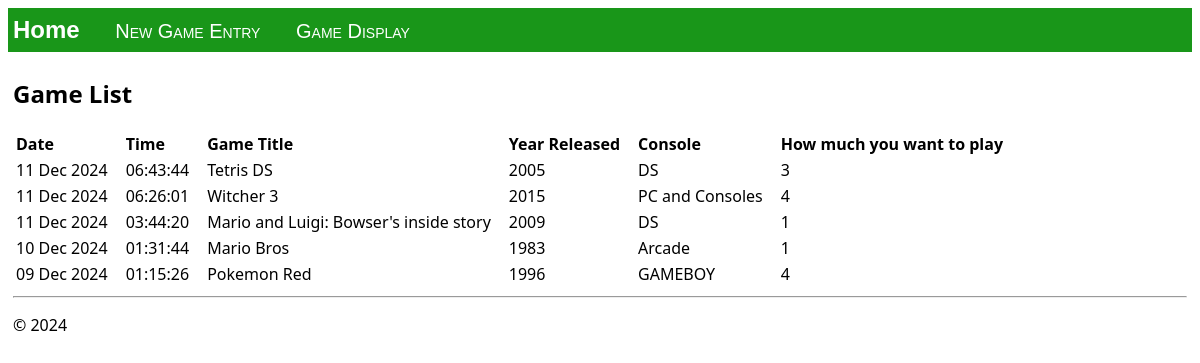
The page /display/ on the database as committed earlier.
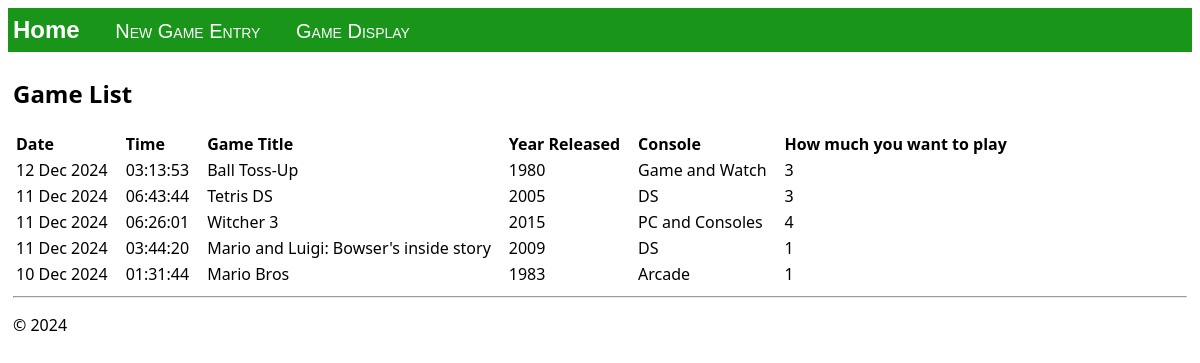
The same page on the database as committed later.
### catalog/models.py (models this page shows, shortened)
class GameLog(models.Model):
    game_title = models.CharField(max_length=300)
    year_released = models.IntegerField(default=0)
    console = models.CharField(max_length=100, default='0000000')
    class PlayDegree(models.IntegerChoices):
        NOT_MUCH = 1
        SOME_WHAT = 2
        WANTS_TO = 3
        VERY_MUCH = 4
    want_to_play_degree = models.IntegerField(choices=PlayDegree, default=1)
    log_date = models.DateTimeField("date logged")

### catalog/views.py (the view)
class DisplayListView(ListView):
    model = GameLog
    def get_context_data(self, **kwargs):
        context = super(DisplayListView, self).get_context_data(**kwargs)
        return context

### catalog/templates/catalog/display_log.html (shortened to what this page needs)
{% extends "catalog/layout.html" %}
{% block content %}
    <h2>Game List</h2>
    {% if game_list %}
        <table class="game_list">
            <thead>
            <tr>
                <th>Date</th>
                <th>Time</th>
                <th>Game Title</th>
                <th>Year Released</th>
                <th>Console</th>
                <th>How much you want to play</th>
            </tr>
            </thead>
            <tbody>
            {% for game in game_list %}
                    <tr>
                        <td>{{ game.log_date | date:'d M Y' }}</td>
                        <td>{{ game.log_date | time:'H:i:s' }}</td>
                        <td>
                            {{ game.game_title }}
                        </td>
                        <td>
                            {{ game.year_released }}
                        </td>
                        <td>
                            {{ game.console }}
                        </td>
                        <td>
                            {{ game.want_to_play_degree }}
                        </td>
                    </tr>
            {% endfor %}
            </tbody>
        </table>
    {% else %}
        <p>No games have been logged. Use the <a href="{% url 'new_game' %}">New Game form</a>.</p>
    {% endif %}
{% endblock %}

Rows that differ between the two databases and show on the page:
no longer on this page (row unchanged): GameLog: log_date "09 Dec 2024", log_date "01:15:26", game_title "Pokemon Red", year_released "1996", console "GAMEBOY", want_to_play_degree "4"
added GameLog: log_date "12 Dec 2024", log_date "03:13:53", game_title "Ball Toss-Up", year_released "1980", console "Game and Watch", want_to_play_degree "3"
